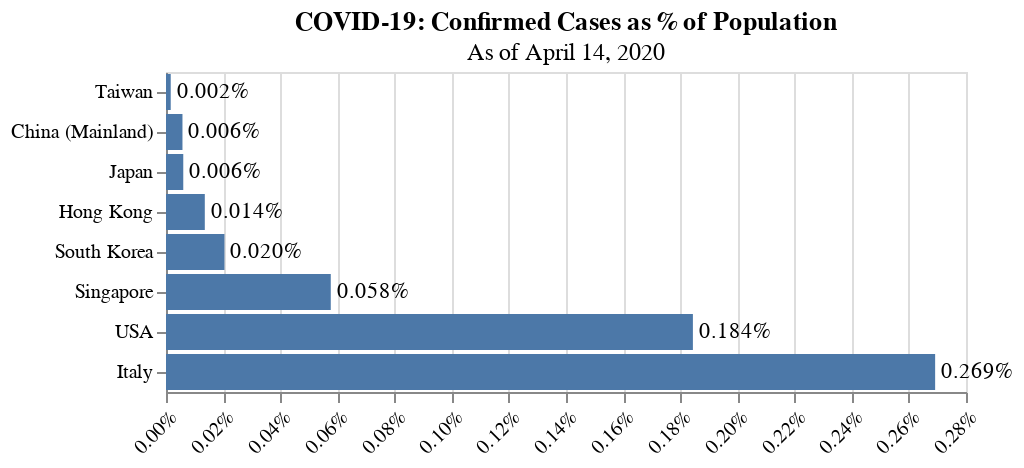

The code cell stored with this chart in its notebook:
### Code cell
# Confirmed over population
cop = [taiwan_cop, singapore_cop, hongkong_cop, southkorea_cop, japan_cop, china_cop, usa_cop, italy_cop]

data = pd.DataFrame(list(zip(regions, cop)), columns=['Region', '%'])

bars = alt.Chart(data).mark_bar().encode(
    x=alt.X("%:Q", axis=alt.Axis(format='%')),
    y=alt.Y("Region:O", sort='x')
).properties(
    title={
        "text":'COVID-19: Confirmed Cases as % of Population',
        "subtitle":'As of ' + as_of_date.strftime("%B %d, %Y")
    }
)

text = bars.mark_text(
    align='left',
    baseline='middle',
    dx=3
).encode(
    text=(
        alt.Text("%:Q", format=".3%")
    )
)

alt.layer(bars, text).configure_axisX(
    labelAngle=-45,
    title=None
).configure_axisY(
    title=None
)

### Figure 1 — Vega-Lite specification as saved in the notebook (floating-point values rounded to 4 significant figures)
{"config": {"view": {"continuousWidth": 400, "continuousHeight": 300}, "axisX": {"labelAngle": -45, "title": null}, "axisY": {"title": null}}, "layer": [{"mark": "bar", "encoding": {"x": {"type": "quantitative", "axis": {"format": "%"}, "field": "%"}, "y": {"type": "ordinal", "field": "Region", "sort": "x"}}, "title": {"text": "COVID-19: Confirmed Cases as % of Population", "subtitle": "As of April 14, 2020"}}, {"mark": {"type": "text", "align": "left", "baseline": "middle", "dx": 3}, "encoding": {"text": {"type": "quantitative", "field": "%", "format": ".3%"}, "x": {"type": "quantitative", "axis": {"format": "%"}, "field": "%"}, "y": {"type": "ordinal", "field": "Region", "sort": "x"}}, "title": {"text": "COVID-19: Confirmed Cases as % of Population", "subtitle": "As of April 14, 2020"}}], "data": {"name": "data-8fb779a79e82b29e3b30662fc8ac975a"}, "$schema": "https://vega.github.io/schema/vega-lite/v4.8.1.json", "datasets": {"data-8fb779a79e82b29e3b30662fc8ac975a": [{"Region": "Taiwan", "%": 1.653e-05}, {"Region": "Singapore", "%": 0.0005767}, {"Region": "Hong Kong", "%": 0.0001358}, {"Region": "South Korea", "%": 0.0002046}, {"Region": "Japan", "%": 6.043e-05}, {"Region": " China (Mainland)", "%": 5.764e-05}, {"Region": "USA", "%": 0.001844}, {"Region": "Italy", "%": 0.002692}]}}
